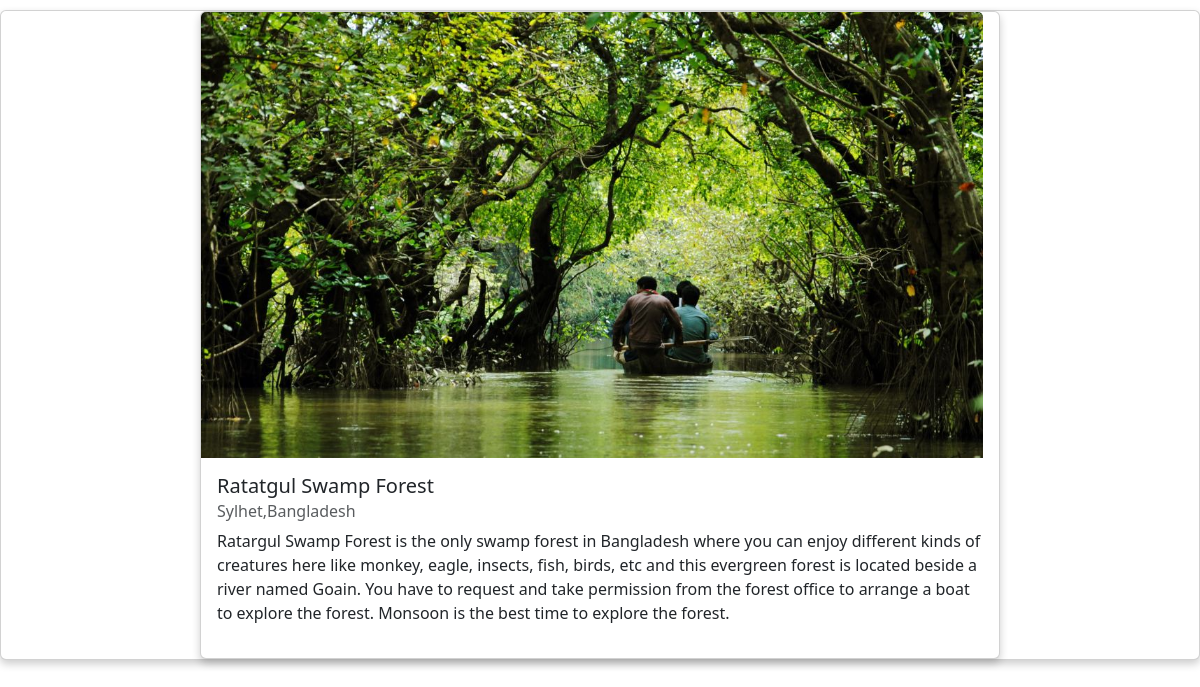
The app's page /tourguide/6 with its own data.
### planner/models.py (models this page shows, shortened)
class  Tourguide(models.Model):
    name = models.CharField(max_length=200,blank=True,null=True)
    location = models.CharField(max_length=255,blank=True,null=True)
    description = models.TextField(blank=True,null=True)
    image = models.ImageField(upload_to='images/', blank=True, null=True, default='images/default.jpg')

### planner/views.py (the view)
# urls.py: path('tourguide/<str:id>',p_views.guide_details,name='guide_details'),
def guide_details(request, id):
    buy = Tourguide.objects.get(pk = id)
    context ={
        'buy': buy,
    }
    return render(request,template_name='guide_details.html',context=context)

### template/guide_details.html (shortened to what this page needs)
<!DOCTYPE html>
<html>
<head>
    <link
      href="https://cdn.jsdelivr.net/npm/bootstrap@5.3.3/dist/css/bootstrap.min.css"
      rel="stylesheet"
    />
</head>
<body>
      <div style="padding: 5px"></div>
      <div class="row justify-content-center">
        <div class="row-lg-6">
          <div class="card mb-3">
            {% if buy %}
            <div class="card mx-auto" style="max-width: 50rem">
              <div
                class="card-image-container"
                style="height: 445.58px; width: 782px; overflow: hidden"
              >
                <img
                  src="{{buy.image.url}}"
                  class="card-img-top"
                  style="object-fit: cover; height: 100%; width: 100%"
                  alt="..."
                />
              </div>
              <div class="card-body">
                <div class="d-flex justify-content-between align-items-center mb-2">
                  <h5 class="card-title mb-0">{{ buy.name }}</h5>
                </div>
                <h6 class="card-subtitle mb-2 text-muted">{{ buy.location }}</h6>
                <p class="card-text">{{buy.description }}</p>
              </div>
              <div class="card-footer bg-transparent border-white">
              </div>
            </div>
            {% endif %}
          </div>
        </div>
      </div>
</body>
</html>

### template/guide_details.html (style rules this page uses)
.card { box-shadow: 0 4px 8px rgba(0, 0, 0, 0.2); }

### records on screen
Tourguide: image (picture), name "Ratatgul Swamp Forest", location "Sylhet,Bangladesh", description "Ratargul Swamp Forest is the only swamp forest in Bangladesh where you can enjoy different kinds of creatures here like monkey, eagle, insects, fish, birds, etc and this evergreen forest is located beside a river named Goain. You have to request and take permission from the forest office to arrange a boat to explore the forest. Monsoon is the best time to explore the forest."
